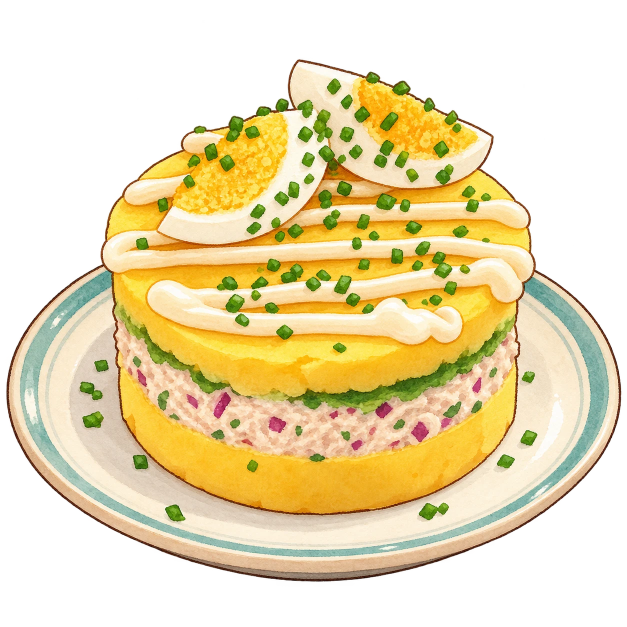
#> input picture imagenes/estilo-referencia.webp, 1254 x 1254 px (shown at 1/2 size)
$ python -i imagen.py   (imports and definitions only)
#> lines starting #> are read from the running program, lines starting #| are printed output that depends on the picture; after the words box and inside, x2 and y2 are one past the last pixel; in counts of white or black regions, pixels touching at a corner belong together
#> further down, picture is the input picture: PIL image 1254x1254 RGBA; mean R, G, B, A 126.9, 112.1, 70.2, 142.2
#!/usr/bin/env python3
"""Watercolor image of a recipe, in the style of imagenes/estilo-referencia.webp
(used by the /receta skill).

  python3 scripts/imagen.py <id-receta> [--foto ruta] [--proveedor gemini|openai] [--prompt] [--sin-guardar]
      Sends the style reference (and the photo of the dish, if given) plus a
      prompt to Nano Banana 2.1 (GEMINI_API_KEY) or GPT Image 2 at low quality
      (OPENAI_API_KEY), removes the white background, saves
      imagenes/<id>.png (RGBA, transparent background) and writes
      "imagen": "imagenes/<id>.png" into the recipe.
      Keys are read from the environment or from .env at the repo root.
      With both keys, Gemini unless --proveedor or IMAGEN_PROVEEDOR say otherwise.
      --prompt only prints the prompt and the chosen provider, without calling any API.

  python3 scripts/imagen.py recortar <entrada> <salida.png>
      Only the background removal, on an image that already exists.
"""
import base64
import io
import json
import os
import sys
from pathlib import Path

import numpy as np
import requests
from PIL import Image, ImageDraw, ImageFilter

ROOT = Path(__file__).resolve().parent.parent
RECETAS = ROOT / 'recetas.json'
IMAGENES = ROOT / 'imagenes'
REFERENCIA = IMAGENES / 'estilo-referencia.webp'

GEMINI_MODEL = 'gemini-nano-banana-2.1'
GEMINI_URL = 'https://generativelanguage.googleapis.com/v1beta/interactions'
OPENAI_MODEL = 'gpt-image-2'
OPENAI_URL = 'https://api.openai.com/v1/images/edits'
COSTE = {'gemini': '~0,034 $ (1K)', 'openai': '~0,006 $ + entrada (calidad baja)'}

# Style of the reference image, spelled out so the model does not have to guess it.
ESTILO = """Cozy hand-painted watercolor food illustration, exactly in the style of the style reference image:
- soft, warm, slightly desaturated palette; gentle watercolor washes with visible paper grain and pigment granulation;
- thin, delicate sepia-brown ink outlines around every shape, slightly loose and hand-drawn;
- soft light from the upper left, subtle shading inside the shapes, small white highlights on glossy parts;
- the food sits on a round cream-colored ceramic plate with a turquoise band on the rim, seen from a 3/4 elevated angle (about 30 degrees), plate centered and fully visible with some empty margin around it;
- a few small crumbs or garnish bits scattered on the plate, appetizing and homemade, one serving.
Isolated on a flat, pure white (#FFFFFF) background: no table, no tablecloth, no cutlery, no drop shadow on the background, no frame, no text, no watermark."""


def leer():
    return json.loads(RECETAS.read_text(encoding='utf-8'))


# [95 lines left out: functions receta, prompt, env, proveedor, png_blanco, foto_png and 3 more, not called in this run]


def recortar(im, umbral=232, margen=24):
    """White background -> alpha: flood fill the near-white pixels connected to
    the border (white inside the drawing is kept), soften the edge and remove
    the white halo, then crop to the drawing plus a margin."""
#> called with umbral = 232, margen = 24
    rgb = np.asarray(im.convert('RGB')).astype(np.float32)
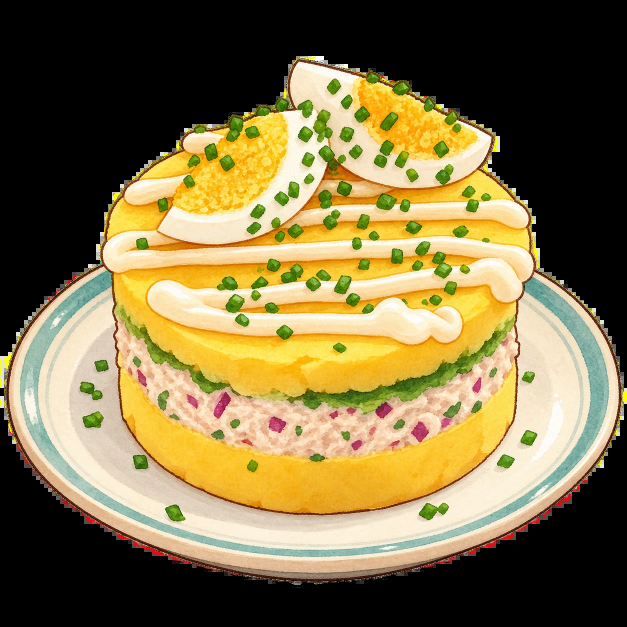
#> rgb: shape (1254, 1254, 3) float32 (shown at 1/2 size); mean R, G, B 127.1, 112.1, 70.2
    h, w, _ = rgb.shape
#> h = 1254; w = 1254
    minimo, maximo = rgb.min(axis=2), rgb.max(axis=2)
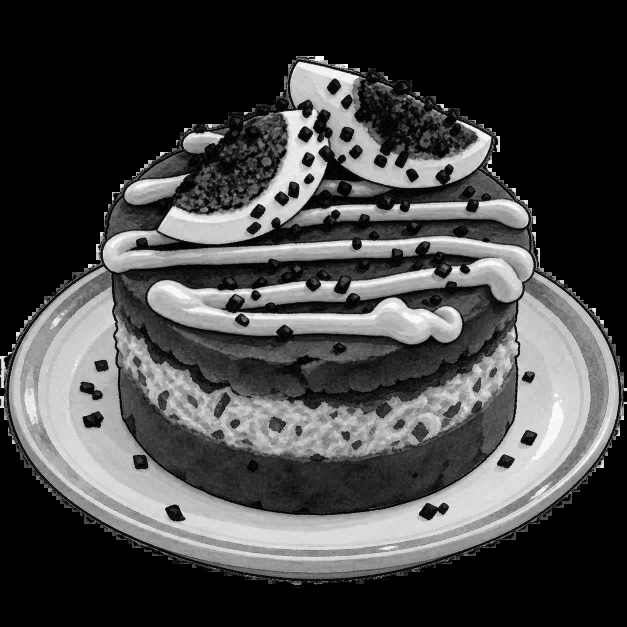
#> minimo: shape (1254, 1254) float32 (shown at 1/2 size); min 0, max 255, mean 69.2
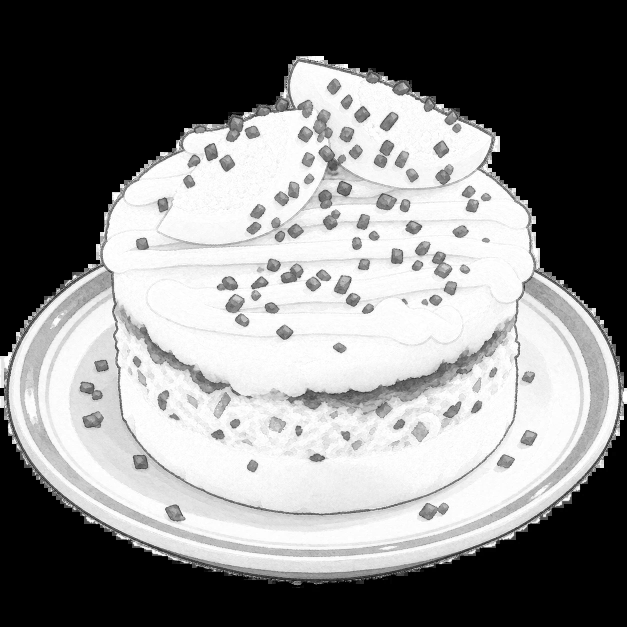
#> maximo: shape (1254, 1254) float32 (shown at 1/2 size); min 0, max 255, mean 129.8
    candidato = (minimo >= umbral) & (maximo - minimo <= 24)
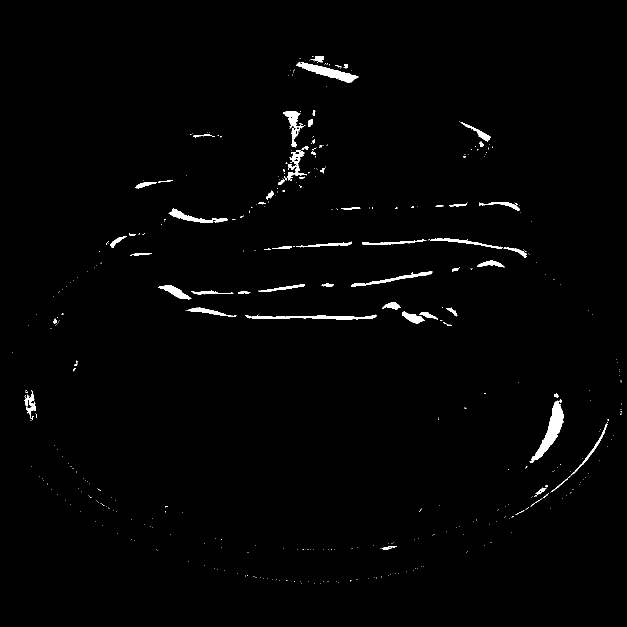
#> candidato: shape (1254, 1254) bool (shown at 1/2 size); 1.3% white; 443 white regions (381 under 20 px), largest, box (x1, y1, x2, y2) and area: (1059, 801, 1127, 926) 2456, (592, 124, 717, 165) 1707, (490, 629, 753, 640) 1327
    # Pad with a candidate border so a single fill from the corner reaches every edge.
    mask = Image.new('L', (w + 2, h + 2), 255)
#> mask: PIL image 1256x1256 L; every value is 255
    mask.paste(Image.fromarray((candidato * 255).astype(np.uint8)), (1, 1))
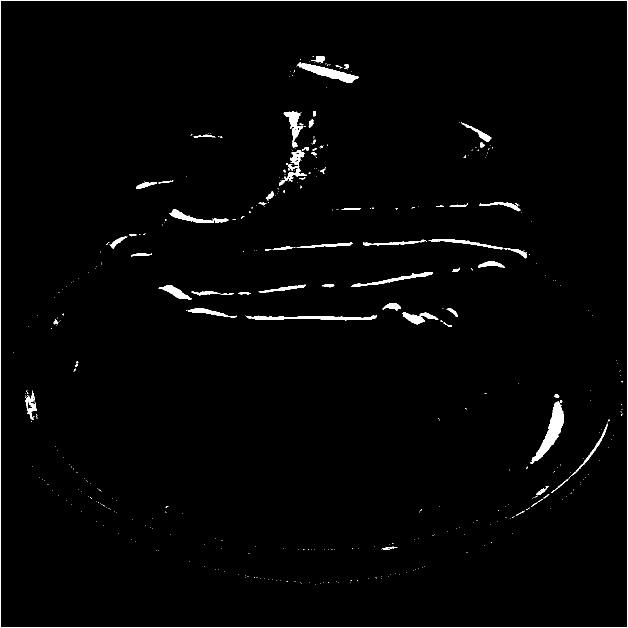
#> mask: PIL image 1256x1256 L (shown at 1/2 size); 1.6% white; 444 white regions (381 under 20 px), largest, box (x1, y1, x2, y2) and area: (0, 0, 1256, 1256) 5020, (1060, 802, 1128, 927) 2456, (593, 125, 718, 166) 1707
    ImageDraw.floodfill(mask, (0, 0), 128)
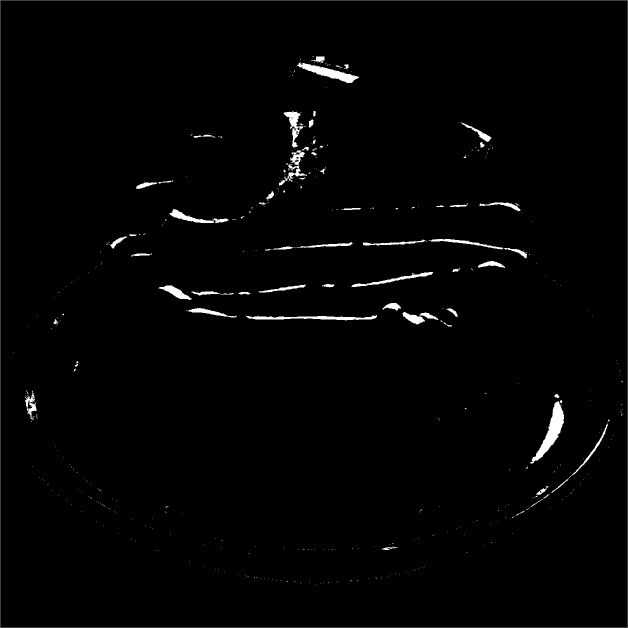
#> mask: PIL image 1256x1256 L (shown at 1/2 size); min 0, max 255, mean 3.6
    fondo = np.asarray(mask)[1:-1, 1:-1] == 128
#> fondo: shape (1254, 1254) bool; every value is 0
    # Soft edge: in a thin band around the background, alpha follows the distance to white.
    banda = np.asarray(Image.fromarray((fondo * 255).astype(np.uint8)).filter(ImageFilter.MaxFilter(5))) > 0
    alpha = np.where(fondo, 0.0, 1.0)
#> alpha: shape (1254, 1254) float64; every value is 1
    borde = banda & ~fondo
    alpha[borde] = np.clip((255 - minimo[borde]) / (255 - umbral), 0, 1)
    # Undo the white blend on semi-transparent pixels so no halo shows on dark themes.
    a = alpha[..., None]
    color = np.where(a > 0, (rgb - 255 * (1 - a)) / np.maximum(a, 1e-3), 0)
    out = np.dstack([np.clip(color, 0, 255), alpha * 255]).round().astype(np.uint8)
    ys, xs = np.nonzero(alpha)
    if not len(xs):
        sys.exit('La imagen se ha quedado vacia al quitar el fondo')
    caja = (max(0, xs.min() - margen), max(0, ys.min() - margen), min(w, xs.max() + 1 + margen), min(h, ys.max() + 1 + margen))
#> caja = (0, 0, 1254, 1254)
    return Image.fromarray(out, 'RGBA').crop(caja)


# [46 lines left out: functions guardar_en_receta, main, not called in this run]


# [2 lines not run here, left out]

>>> from PIL import Image
>>> picture = Image.open('../imagenes/estilo-referencia.webp')
>>> result = recortar(picture)
